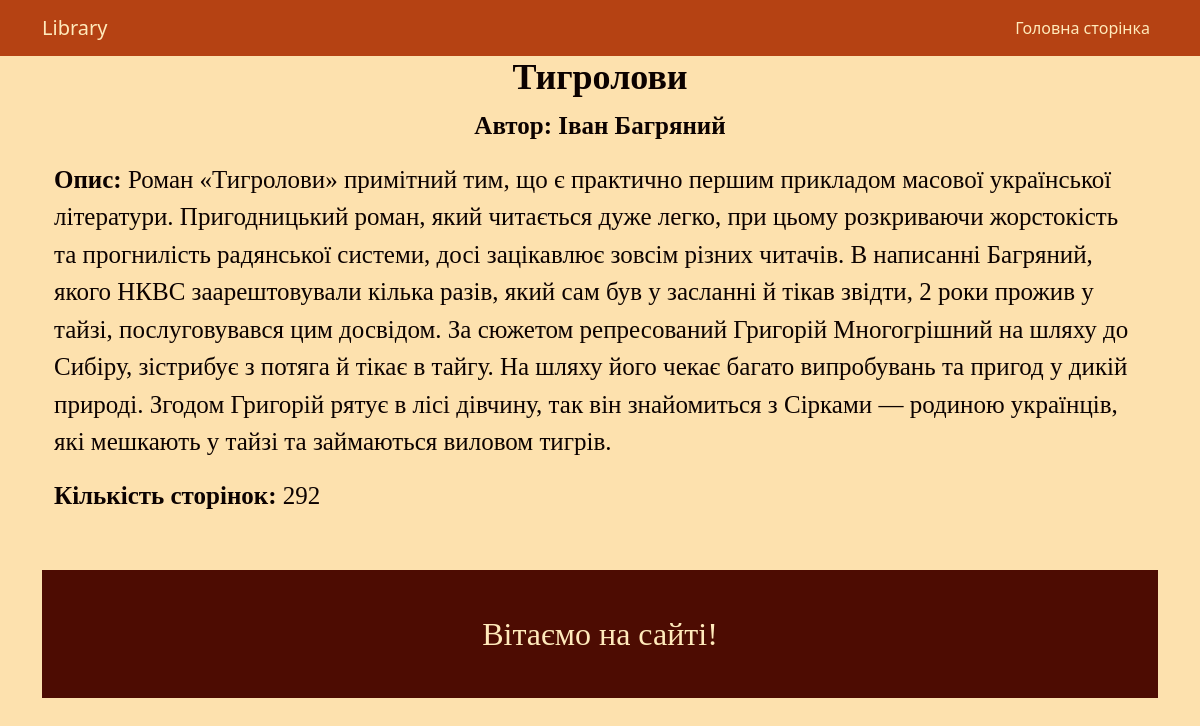
Page /books/4 (signed in) on the committed database.
### database/models.py (models this page shows, shortened)
class Book(Base):
    __tablename__ = 'books'
    id = Column(Integer, primary_key=True)
    title = Column(String)
    author = Column(String)
    description = Column(String)
    num_pages = Column(Integer)

### main.py (the view)
@app.get("/books/{book_id}")
def read_book(book_id: int, request: Request, username: str = Depends(get_current_user)):
    try:
        book = ORM.get_book_by_id(book_id)
        if not book:
            raise HTTPException(status_code=404, detail="Book not found")
        return templates.TemplateResponse("book_detail.html", {"request": request, "book": book})
    except Exception as e:
        print(traceback.format_exc())
        raise HTTPException(status_code=500, detail="Internal Server Error")

### templates/book_detail.html
{% extends 'base.html' %}
{% block main %}
<div class="container">
    <div class="row">
        <div class="col">
            <h1 class="text-center" style="color:#0c0200; font-family: Monotype Corsiva; font-size: 36px;"><b>{{ book.title }}</b></h1>
            <p class="text-center" style="color:#0c0200; font-family: Monotype Corsiva; font-size: 25px;"><b>Автор: {{ book.author }}</b></p>
            <p style="color:#0c0200; font-family: Monotype Corsiva; font-size: 25px;"><b>Опис:</b> {{ book.description }}</p>
            <p style="color:#0c0200; font-family: Monotype Corsiva; font-size: 25px;"><b>Кількість сторінок:</b> {{ book.num_pages }}</p>
        </div>
    </div>
</div>
{% endblock main %}

### rows in the picture
Book: title "Тигролови", author "Іван Багряний", description "Роман «Тигролови» примітний тим, що є практично першим прикладом масової української літератури. Пригодницький роман, який читається дуже легко, при цьому розкриваючи жорстокість та прогнилість радянської системи, досі зацікавлює зовсім різних читачів. В написанні Багряний, якого НКВС заарештовували кілька разів, який сам був у засланні й тікав звідти, 2 роки прожив у тайзі, послуговувався цим досвідом. За сюжетом репресований Григорій Многогрішний на шляху до Сибіру, зістрибує з потяга й тікає в тайгу. На шляху його чекає багато випробувань та пригод у дикій природі. Згодом Григорій рятує в лісі дівчину, так він знайомиться з Сірками — родиною українців, які мешкають у тайзі та займаються…", num_pages "292"
